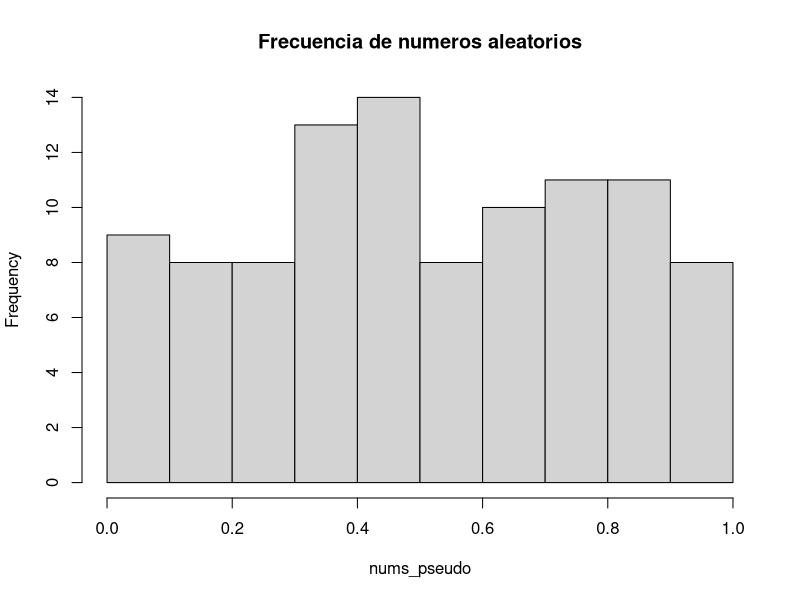
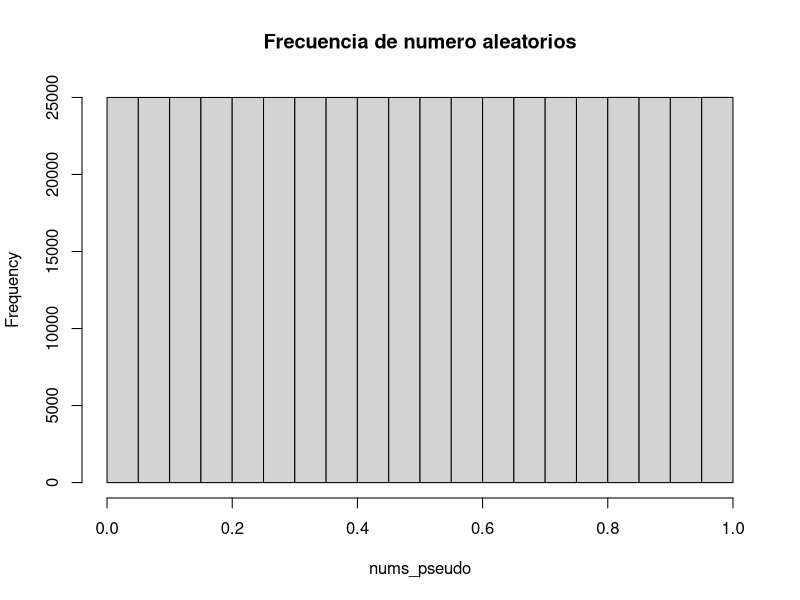
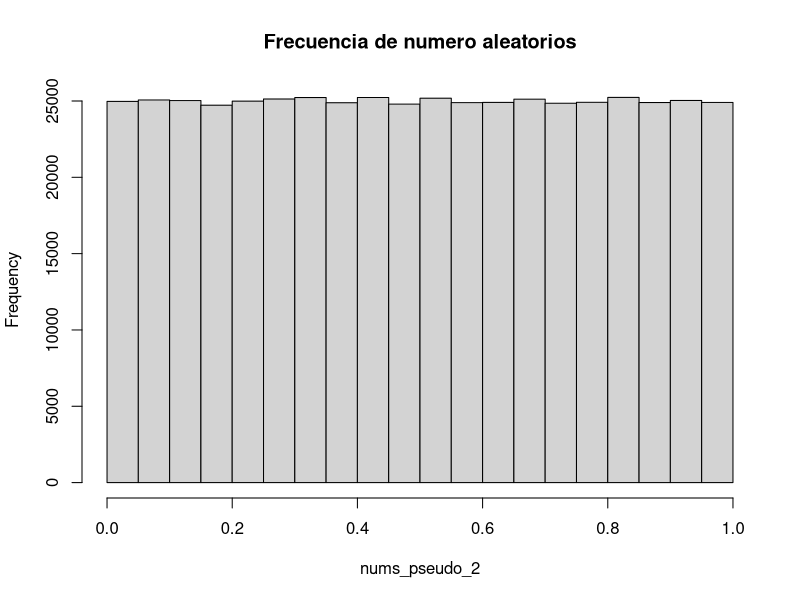

R code for these plots, in order: (Note: this script raises an error after producing the figures.)
## ---- chunk 1
#' Genenerador lineal congruencial
#'
#' @param n es la cantidad de números a generar.
#' @param semilla es nuestro x0 donde empezara nuestro algoritmo.
#' @param m es el modulo.
#' @param a es la constante multiplicativa.
#' @param c es la constante aditiva.
#'
#' @return un vector de números pseudoaleatorios.
generador_congruencial <- function(n, semilla, m, a, c){
  x = c(semilla)
  for(i in 2:(n+1)){
    x[i] = (a*x[i-1]+c) %% m
  }
  return(x[2:(n+1)])
}
## ---- chunk 2
# Para n=3, semilla=15, mod=100, a=50, c=16
generador_congruencial(3, 15, 100, 50, 16)

generador_congruencial(10, 4, 100, 50, 16)
## ---- chunk 3
generador_congruencial(28, 23, 100, 32, 53)

generador_congruencial(28, 67, 100, 45, 23)
## ---- chunk 4
# Cuando c = 0
generador_congruencial(50, 23, 100, 77, 0)

generador_congruencial(50, 45, 100, 67, 0)
## ---- chunk 5
# Pruebas para un m muy grande
generador_congruencial(101, 45, 1000, 67, 0)

generador_congruencial(100, 45, 10000, 67, 0)
## ---- chunk 6
#' Genenerador lineal congruencial uniforme distribuido entre [0,1]
#'
#' @param n es la cantidad de números a generar.
#' @param m es el modulo.
#' @param a es la constante multiplicativa.
#' @param c es la constante aditiva.
#'
#' @return un vector de números pseudoaleatorios.
generador_congruencial_u <- function(n, m = 1000, a = 32, c = 0){
  semilla <- as.numeric(Sys.time())
  x <-  c(semilla)
  norm <- c(x)
  for(i in 2:(n+1)){
    x[i] <- (a*x[i-1]+c) %% m
    norm[i]<- x[i] / (m-1)
  }
  return(norm[2:(n+1)])
}
print(generador_congruencial_u(20, 1000, 67, 0))
## ---- chunk 7
# Para esta prueba tenemos
# n = 100, m = 1000, a = 342
nums_pseudo = generador_congruencial_u(100, 1000, 342)
hist(nums_pseudo, main="Frecuencia de numeros aleatorios")
## ---- chunk 8
# Prueba con n = 500000, m = 1000, a = 342
nums_pseudo = generador_congruencial_u(500000, 1000, 342)
hist(nums_pseudo, main="Frecuencia de numero aleatorios")

# n = 500000, m = 2^31 - 1, a = 7^5
nums_pseudo_2 = generador_congruencial_u(500000, 2^31 - 1, 7^5)
hist(nums_pseudo_2, main="Frecuencia de numero aleatorios")

## ---- chunk 9
# Prueba con n = 500000, m = 1000, a = 342
r1 <- generador_congruencial_u(1000, 3245, 234)
r2 <- generador_congruencial_u(1000, 4536, 432)
r3 <- generador_congruencial_u(1000, 6754, 543)
# plot_ly(x=r1,y=r2,z=r3,type = "scatter3d", marker = list(size = 2))

# n = 500000, m = 2^31 - 1, a = 7^5
r1_1 <- generador_congruencial_u(1000, 2^31-1, 7^5)
r2_2 <- generador_congruencial_u(1000, 2^31-1, 7^5)
r3_3 <- generador_congruencial_u(1000, 2^31-1, 7^5)
# plot_ly(x=r1_1,y=r2_2,z=r3_3,type = "scatter3d", marker = list(size = 2))
## ---- chunk 10
knitr::include_graphics(c("/home/guillermo/hddShare/IIMAS/Semestre2022-1/Probabilidad-Aplicada-y-Simulacion-Estocastica/Practicas/Practica3/img/plot1.png","/home/guillermo/hddShare/IIMAS/Semestre2022-1/Probabilidad-Aplicada-y-Simulacion-Estocastica/Practicas/Practica3/img/plot2.png"))
## ---- chunk 11
# Generador runif
gotas_dentro1 <- function(n){
  x <- runif(n, -1, 1)
  y <- runif(n, -1, 1)
  contador_dentro <- 0
  for(i in 1:n){
    if(x[i]^2+y[i]^2 <= 1){
      contador_dentro = contador_dentro + 1
    }
  }
  return(contador_dentro)
}

# Generador lineal congruencial
gotas_dentro2 <- function(n){
  x <- generador_congruencial_u(n, 2^31-1, 7^5)
  y <- generador_congruencial_u(n, 2^31-1, 7^5)
  contador_dentro <- 0
  for(i in 1:n){
    if(x[i]^2+y[i]^2 <= 1){
      contador_dentro = contador_dentro + 1
    }
  }
  return(contador_dentro)
}


simulacion_lluvia <- function(num_gotas, f, msg="", graficar=FALSE) {
  x <- 1:num_gotas
  aprox_pi <- c()
  for(i in 1:num_gotas){
    aprox_pi[i]= (4*f(i))/i
  }
  if (graficar) {
    plot(x , aprox_pi,
         main = paste("Calculando pi",msg),       
         ylab = expression(pi),
         xlab = "Numero de gotas",
         pch=16, cex=.3, col="red")
    abline(0,0,pi-0.1,0)
    abline(0,0,pi,0)
    abline(0,0,pi+0.1,0)
    
  }
}

## ---- chunk 12
time_fun <- function(num_gotas, f, f2) {
  t_ini = as.numeric(Sys.time())
  f(num_gotas, f2)
  return(as.numeric(Sys.time()) - t_ini)
}
paste("Tiempo usando runif: ", time_fun(2000, simulacion_lluvia, gotas_dentro1))
paste("Tiempo usando GLC: ", time_fun(2000, simulacion_lluvia, gotas_dentro2))
## ---- chunk 13
simulacion_lluvia(2000, gotas_dentro1, "con runif", graficar = TRUE)
simulacion_lluvia(2000, gotas_dentro2, "con GLC", graficar = TRUE)
